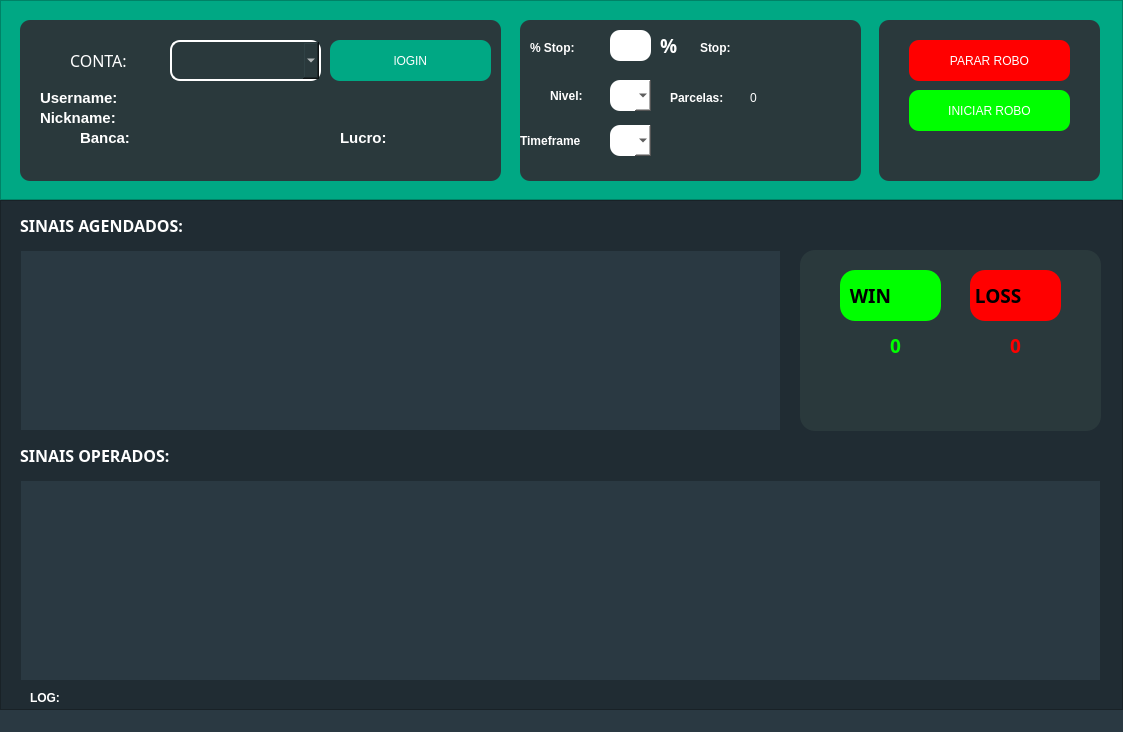
<?xml version="1.0" encoding="UTF-8"?>
<ui version="4.0">
 <class>MainWindow</class>
 <widget class="QMainWindow" name="MainWindow">
  <property name="geometry">
   <rect>
    <x>0</x>
    <y>0</y>
    <width>1123</width>
    <height>732</height>
   </rect>
  </property>
  <property name="windowTitle">
   <string>ROBO</string>
  </property>
  <property name="styleSheet">
   <string notr="true">background-color: rgb(42, 57, 66);</string>
  </property>
  <widget class="QWidget" name="centralwidget">
   <layout class="QVBoxLayout" name="verticalLayout">
    <property name="spacing">
     <number>0</number>
    </property>
    <property name="leftMargin">
     <number>0</number>
    </property>
    <property name="topMargin">
     <number>0</number>
    </property>
    <property name="rightMargin">
     <number>0</number>
    </property>
    <property name="bottomMargin">
     <number>0</number>
    </property>
    <item>
     <widget class="QFrame" name="frame">
      <property name="maximumSize">
       <size>
        <width>16777215</width>
        <height>200</height>
       </size>
      </property>
      <property name="styleSheet">
       <string notr="true">background-color: rgb(0, 168, 132);</string>
      </property>
      <property name="frameShape">
       <enum>QFrame::StyledPanel</enum>
      </property>
      <property name="frameShadow">
       <enum>QFrame::Raised</enum>
      </property>
      <widget class="QLabel" name="label_sl">
       <property name="geometry">
        <rect>
         <x>1040</x>
         <y>50</y>
         <width>41</width>
         <height>16</height>
        </rect>
       </property>
       <property name="font">
        <font>
         <pointsize>12</pointsize>
        </font>
       </property>
       <property name="text">
        <string/>
       </property>
      </widget>
      <widget class="QFrame" name="frame_3">
       <property name="geometry">
        <rect>
         <x>879</x>
         <y>20</y>
         <width>221</width>
         <height>161</height>
        </rect>
       </property>
       <property name="styleSheet">
        <string notr="true">background-color: rgb(42, 57, 60);
border-radius: 10px;</string>
       </property>
       <property name="frameShape">
        <enum>QFrame::StyledPanel</enum>
       </property>
       <property name="frameShadow">
        <enum>QFrame::Raised</enum>
       </property>
       <widget class="QPushButton" name="pushButtonExit">
        <property name="geometry">
         <rect>
          <x>30</x>
          <y>20</y>
          <width>161</width>
          <height>41</height>
         </rect>
        </property>
        <property name="styleSheet">
         <string notr="true">color: rgb(255, 255, 255);
background-color: rgb(255, 0, 0);</string>
        </property>
        <property name="text">
         <string>PARAR ROBO</string>
        </property>
       </widget>
       <widget class="QWidget" name="qtWaitingSpinner" native="true">
        <property name="geometry">
         <rect>
          <x>20</x>
          <y>70</y>
          <width>181</width>
          <height>51</height>
         </rect>
        </property>
        <widget class="QPushButton" name="pushButtonStartTrade">
         <property name="geometry">
          <rect>
           <x>10</x>
           <y>0</y>
           <width>161</width>
           <height>41</height>
          </rect>
         </property>
         <property name="styleSheet">
          <string notr="true">color: rgb(255, 255, 255);
background-color: rgb(0, 255, 0);</string>
         </property>
         <property name="text">
          <string>INICIAR ROBO</string>
         </property>
        </widget>
       </widget>
      </widget>
      <widget class="QFrame" name="frame_4">
       <property name="geometry">
        <rect>
         <x>20</x>
         <y>20</y>
         <width>481</width>
         <height>161</height>
        </rect>
       </property>
       <property name="styleSheet">
        <string notr="true">background-color: rgb(42, 57, 60);
border-radius: 10px;</string>
       </property>
       <property name="frameShape">
        <enum>QFrame::StyledPanel</enum>
       </property>
       <property name="frameShadow">
        <enum>QFrame::Raised</enum>
       </property>
       <widget class="QLabel" name="labelUsername">
        <property name="enabled">
         <bool>false</bool>
        </property>
        <property name="geometry">
         <rect>
          <x>130</x>
          <y>70</y>
          <width>251</width>
          <height>16</height>
         </rect>
        </property>
        <property name="font">
         <font>
          <pointsize>10</pointsize>
         </font>
        </property>
        <property name="styleSheet">
         <string notr="true">color: rgb(145, 145, 145);</string>
        </property>
        <property name="text">
         <string/>
        </property>
       </widget>
       <widget class="QComboBox" name="comboBoxAccountType">
        <property name="geometry">
         <rect>
          <x>150</x>
          <y>20</y>
          <width>151</width>
          <height>41</height>
         </rect>
        </property>
        <property name="maximumSize">
         <size>
          <width>16777215</width>
          <height>50</height>
         </size>
        </property>
        <property name="font">
         <font>
          <pointsize>9</pointsize>
          <weight>50</weight>
          <bold>false</bold>
         </font>
        </property>
        <property name="styleSheet">
         <string notr="true">QFrame {
	background-color: rgb(255, 255, 255);
	border-radius: 10px;
}
QComboBox {
	border: 2px solid rgb(255,255,255);
	border-radius: 10px;
	color: rgb(255, 255, 255);
}</string>
        </property>
        <property name="currentText">
         <string/>
        </property>
       </widget>
       <widget class="QLabel" name="labelStatus_2">
        <property name="geometry">
         <rect>
          <x>50</x>
          <y>20</y>
          <width>71</width>
          <height>41</height>
         </rect>
        </property>
        <property name="font">
         <font>
          <family>Cascadia Mono</family>
          <pointsize>12</pointsize>
          <weight>50</weight>
          <bold>false</bold>
         </font>
        </property>
        <property name="styleSheet">
         <string notr="true">color: rgb(255, 255, 255);</string>
        </property>
        <property name="text">
         <string>CONTA:</string>
        </property>
       </widget>
       <widget class="QLabel" name="label_5">
        <property name="geometry">
         <rect>
          <x>20</x>
          <y>90</y>
          <width>101</width>
          <height>16</height>
         </rect>
        </property>
        <property name="font">
         <font>
          <pointsize>11</pointsize>
          <weight>75</weight>
          <bold>true</bold>
         </font>
        </property>
        <property name="styleSheet">
         <string notr="true">color: rgb(255, 255, 255);</string>
        </property>
        <property name="text">
         <string>Nickname:</string>
        </property>
       </widget>
       <widget class="QLabel" name="label_6">
        <property name="geometry">
         <rect>
          <x>60</x>
          <y>110</y>
          <width>61</width>
          <height>16</height>
         </rect>
        </property>
        <property name="font">
         <font>
          <pointsize>11</pointsize>
          <weight>75</weight>
          <bold>true</bold>
         </font>
        </property>
        <property name="styleSheet">
         <string notr="true">color: rgb(255, 255, 255);</string>
        </property>
        <property name="text">
         <string>Banca:</string>
        </property>
       </widget>
       <widget class="QLabel" name="labelNickname">
        <property name="geometry">
         <rect>
          <x>130</x>
          <y>90</y>
          <width>251</width>
          <height>16</height>
         </rect>
        </property>
        <property name="font">
         <font>
          <pointsize>10</pointsize>
         </font>
        </property>
        <property name="styleSheet">
         <string notr="true">color: rgb(145, 145, 145);</string>
        </property>
        <property name="text">
         <string/>
        </property>
       </widget>
       <widget class="QLabel" name="labelProfit">
        <property name="geometry">
         <rect>
          <x>390</x>
          <y>110</y>
          <width>81</width>
          <height>16</height>
         </rect>
        </property>
        <property name="font">
         <font>
          <pointsize>10</pointsize>
         </font>
        </property>
        <property name="styleSheet">
         <string notr="true">color: rgb(145, 145, 145);</string>
        </property>
        <property name="text">
         <string/>
        </property>
       </widget>
       <widget class="QLabel" name="labelBalance">
        <property name="geometry">
         <rect>
          <x>130</x>
          <y>110</y>
          <width>181</width>
          <height>16</height>
         </rect>
        </property>
        <property name="font">
         <font>
          <pointsize>10</pointsize>
         </font>
        </property>
        <property name="styleSheet">
         <string notr="true">color: rgb(145, 145, 145);</string>
        </property>
        <property name="text">
         <string/>
        </property>
       </widget>
       <widget class="QLabel" name="label_4">
        <property name="geometry">
         <rect>
          <x>20</x>
          <y>70</y>
          <width>101</width>
          <height>16</height>
         </rect>
        </property>
        <property name="font">
         <font>
          <pointsize>11</pointsize>
          <weight>75</weight>
          <bold>true</bold>
         </font>
        </property>
        <property name="styleSheet">
         <string notr="true">color: rgb(255, 255, 255);</string>
        </property>
        <property name="text">
         <string>Username:</string>
        </property>
       </widget>
       <widget class="QLabel" name="label_11">
        <property name="geometry">
         <rect>
          <x>320</x>
          <y>110</y>
          <width>61</width>
          <height>16</height>
         </rect>
        </property>
        <property name="font">
         <font>
          <pointsize>11</pointsize>
          <weight>75</weight>
          <bold>true</bold>
         </font>
        </property>
        <property name="styleSheet">
         <string notr="true">color: rgb(255, 255, 255);</string>
        </property>
        <property name="text">
         <string>Lucro:</string>
        </property>
       </widget>
       <widget class="QPushButton" name="pushButtonOpenLogin">
        <property name="geometry">
         <rect>
          <x>310</x>
          <y>20</y>
          <width>161</width>
          <height>41</height>
         </rect>
        </property>
        <property name="styleSheet">
         <string notr="true">color: rgb(255, 255, 255);
background-color: rgb(0, 168, 132);</string>
        </property>
        <property name="text">
         <string>lOGIN</string>
        </property>
       </widget>
      </widget>
      <widget class="QFrame" name="frame_6">
       <property name="geometry">
        <rect>
         <x>520</x>
         <y>20</y>
         <width>341</width>
         <height>161</height>
        </rect>
       </property>
       <property name="styleSheet">
        <string notr="true">background-color: rgb(42, 57, 60);
border-radius: 10px;</string>
       </property>
       <property name="frameShape">
        <enum>QFrame::StyledPanel</enum>
       </property>
       <property name="frameShadow">
        <enum>QFrame::Raised</enum>
       </property>
       <widget class="QLabel" name="label_9">
        <property name="geometry">
         <rect>
          <x>30</x>
          <y>65</y>
          <width>51</width>
          <height>21</height>
         </rect>
        </property>
        <property name="font">
         <font>
          <pointsize>9</pointsize>
          <weight>75</weight>
          <bold>true</bold>
         </font>
        </property>
        <property name="styleSheet">
         <string notr="true">color: rgb(255, 255, 255);</string>
        </property>
        <property name="text">
         <string>Nivel:</string>
        </property>
       </widget>
       <widget class="QLabel" name="label_10">
        <property name="geometry">
         <rect>
          <x>150</x>
          <y>70</y>
          <width>71</width>
          <height>16</height>
         </rect>
        </property>
        <property name="font">
         <font>
          <pointsize>9</pointsize>
          <weight>75</weight>
          <bold>true</bold>
         </font>
        </property>
        <property name="styleSheet">
         <string notr="true">color: rgb(255, 255, 255);</string>
        </property>
        <property name="text">
         <string>Parcelas:</string>
        </property>
       </widget>
       <widget class="QTextEdit" name="textEditStoploss">
        <property name="geometry">
         <rect>
          <x>90</x>
          <y>10</y>
          <width>41</width>
          <height>31</height>
         </rect>
        </property>
        <property name="font">
         <font>
          <pointsize>10</pointsize>
         </font>
        </property>
        <property name="styleSheet">
         <string notr="true">background-color: rgb(255, 255, 255);
border-color: rgb(35, 35, 35);</string>
        </property>
       </widget>
       <widget class="QComboBox" name="comboBoxSorosLevel">
        <property name="geometry">
         <rect>
          <x>90</x>
          <y>60</y>
          <width>41</width>
          <height>31</height>
         </rect>
        </property>
        <property name="font">
         <font>
          <pointsize>10</pointsize>
          <weight>75</weight>
          <bold>true</bold>
         </font>
        </property>
        <property name="styleSheet">
         <string notr="true">background-color:rgb(255, 255, 255);
color: rgb(0, 0, 0);</string>
        </property>
        <property name="currentText">
         <string/>
        </property>
       </widget>
       <widget class="QLabel" name="labelTitle_6">
        <property name="geometry">
         <rect>
          <x>140</x>
          <y>10</y>
          <width>21</width>
          <height>31</height>
         </rect>
        </property>
        <property name="font">
         <font>
          <family>Cascadia Mono</family>
          <pointsize>14</pointsize>
          <weight>75</weight>
          <bold>true</bold>
         </font>
        </property>
        <property name="styleSheet">
         <string notr="true">color: rgb(255, 255, 255);</string>
        </property>
        <property name="text">
         <string>%</string>
        </property>
       </widget>
       <widget class="QLabel" name="label_stop">
        <property name="geometry">
         <rect>
          <x>230</x>
          <y>20</y>
          <width>101</width>
          <height>16</height>
         </rect>
        </property>
        <property name="font">
         <font>
          <pointsize>12</pointsize>
         </font>
        </property>
        <property name="styleSheet">
         <string notr="true">color: rgb(255, 255, 255);</string>
        </property>
        <property name="text">
         <string/>
        </property>
       </widget>
       <widget class="QLabel" name="label_7">
        <property name="geometry">
         <rect>
          <x>10</x>
          <y>20</y>
          <width>61</width>
          <height>16</height>
         </rect>
        </property>
        <property name="font">
         <font>
          <pointsize>9</pointsize>
          <weight>75</weight>
          <bold>true</bold>
         </font>
        </property>
        <property name="styleSheet">
         <string notr="true">color: rgb(255, 255, 255);</string>
        </property>
        <property name="text">
         <string>% Stop:</string>
        </property>
       </widget>
       <widget class="QLabel" name="label_12">
        <property name="geometry">
         <rect>
          <x>180</x>
          <y>20</y>
          <width>41</width>
          <height>16</height>
         </rect>
        </property>
        <property name="font">
         <font>
          <pointsize>9</pointsize>
          <weight>75</weight>
          <bold>true</bold>
         </font>
        </property>
        <property name="styleSheet">
         <string notr="true">color: rgb(255, 255, 255);</string>
        </property>
        <property name="text">
         <string>Stop:</string>
        </property>
       </widget>
       <widget class="QLabel" name="labelEntrys">
        <property name="geometry">
         <rect>
          <x>230</x>
          <y>70</y>
          <width>71</width>
          <height>16</height>
         </rect>
        </property>
        <property name="font">
         <font>
          <pointsize>9</pointsize>
         </font>
        </property>
        <property name="styleSheet">
         <string notr="true">color: rgb(255, 255, 255);</string>
        </property>
        <property name="text">
         <string>0</string>
        </property>
       </widget>
       <widget class="QComboBox" name="comboBoxTimeframe">
        <property name="geometry">
         <rect>
          <x>90</x>
          <y>105</y>
          <width>41</width>
          <height>31</height>
         </rect>
        </property>
        <property name="font">
         <font>
          <pointsize>10</pointsize>
          <weight>75</weight>
          <bold>true</bold>
         </font>
        </property>
        <property name="styleSheet">
         <string notr="true">background-color:rgb(255, 255, 255);
color: rgb(0, 0, 0);</string>
        </property>
        <property name="currentText">
         <string/>
        </property>
       </widget>
       <widget class="QLabel" name="label_13">
        <property name="geometry">
         <rect>
          <x>0</x>
          <y>110</y>
          <width>81</width>
          <height>21</height>
         </rect>
        </property>
        <property name="font">
         <font>
          <pointsize>9</pointsize>
          <weight>75</weight>
          <bold>true</bold>
         </font>
        </property>
        <property name="styleSheet">
         <string notr="true">color: rgb(255, 255, 255);</string>
        </property>
        <property name="text">
         <string>Timeframe</string>
        </property>
       </widget>
      </widget>
     </widget>
    </item>
    <item>
     <widget class="QFrame" name="frame_2">
      <property name="styleSheet">
       <string notr="true">background-color: rgba(32, 44, 51);</string>
      </property>
      <property name="frameShape">
       <enum>QFrame::StyledPanel</enum>
      </property>
      <property name="frameShadow">
       <enum>QFrame::Raised</enum>
      </property>
      <widget class="QLabel" name="labelTitle_2">
       <property name="geometry">
        <rect>
         <x>20</x>
         <y>10</y>
         <width>221</width>
         <height>31</height>
        </rect>
       </property>
       <property name="font">
        <font>
         <family>Cascadia Mono</family>
         <pointsize>12</pointsize>
         <weight>75</weight>
         <bold>true</bold>
        </font>
       </property>
       <property name="styleSheet">
        <string notr="true">color: rgb(255, 255, 255);</string>
       </property>
       <property name="text">
        <string>SINAIS AGENDADOS:</string>
       </property>
      </widget>
      <widget class="QTableWidget" name="tableWidgetBooked">
       <property name="geometry">
        <rect>
         <x>20</x>
         <y>50</y>
         <width>761</width>
         <height>181</height>
        </rect>
       </property>
       <property name="styleSheet">
        <string notr="true">background-color: rgb(42, 57, 66);</string>
       </property>
      </widget>
      <widget class="QTableWidget" name="tableWidgetOps">
       <property name="geometry">
        <rect>
         <x>20</x>
         <y>280</y>
         <width>1081</width>
         <height>201</height>
        </rect>
       </property>
       <property name="styleSheet">
        <string notr="true">background-color: rgb(42, 57, 66);
color: rgb(255, 255, 255);</string>
       </property>
      </widget>
      <widget class="QLabel" name="labelOperated">
       <property name="geometry">
        <rect>
         <x>230</x>
         <y>240</y>
         <width>61</width>
         <height>31</height>
        </rect>
       </property>
       <property name="font">
        <font>
         <family>Cascadia Mono</family>
         <pointsize>12</pointsize>
         <weight>75</weight>
         <bold>true</bold>
        </font>
       </property>
       <property name="styleSheet">
        <string notr="true">color: rgb(255, 255, 255);</string>
       </property>
       <property name="text">
        <string/>
       </property>
      </widget>
      <widget class="QLabel" name="labelTitle_3">
       <property name="geometry">
        <rect>
         <x>20</x>
         <y>240</y>
         <width>211</width>
         <height>31</height>
        </rect>
       </property>
       <property name="font">
        <font>
         <family>Cascadia Mono</family>
         <pointsize>12</pointsize>
         <weight>75</weight>
         <bold>true</bold>
        </font>
       </property>
       <property name="styleSheet">
        <string notr="true">color: rgb(255, 255, 255);</string>
       </property>
       <property name="text">
        <string>SINAIS OPERADOS:</string>
       </property>
      </widget>
      <widget class="QLabel" name="labelBooked">
       <property name="geometry">
        <rect>
         <x>260</x>
         <y>10</y>
         <width>61</width>
         <height>31</height>
        </rect>
       </property>
       <property name="font">
        <font>
         <family>Cascadia Mono</family>
         <pointsize>12</pointsize>
         <weight>75</weight>
         <bold>true</bold>
        </font>
       </property>
       <property name="styleSheet">
        <string notr="true">color: rgb(255, 255, 255);</string>
       </property>
       <property name="text">
        <string/>
       </property>
      </widget>
      <widget class="QLabel" name="label_logging">
       <property name="geometry">
        <rect>
         <x>70</x>
         <y>490</y>
         <width>851</width>
         <height>16</height>
        </rect>
       </property>
       <property name="font">
        <font>
         <weight>75</weight>
         <bold>true</bold>
        </font>
       </property>
       <property name="styleSheet">
        <string notr="true">color: rgb(255, 0, 0);</string>
       </property>
       <property name="text">
        <string/>
       </property>
      </widget>
      <widget class="QLabel" name="label_log">
       <property name="geometry">
        <rect>
         <x>30</x>
         <y>490</y>
         <width>41</width>
         <height>16</height>
        </rect>
       </property>
       <property name="font">
        <font>
         <weight>75</weight>
         <bold>true</bold>
        </font>
       </property>
       <property name="styleSheet">
        <string notr="true">color: rgb(255, 255, 255);</string>
       </property>
       <property name="text">
        <string>LOG:</string>
       </property>
      </widget>
      <widget class="QFrame" name="frame_5">
       <property name="geometry">
        <rect>
         <x>800</x>
         <y>50</y>
         <width>301</width>
         <height>181</height>
        </rect>
       </property>
       <property name="styleSheet">
        <string notr="true">background-color: rgb(42, 57, 60);
border-radius: 15px;</string>
       </property>
       <property name="frameShape">
        <enum>QFrame::StyledPanel</enum>
       </property>
       <property name="frameShadow">
        <enum>QFrame::Raised</enum>
       </property>
       <widget class="QLabel" name="labelLoses">
        <property name="geometry">
         <rect>
          <x>210</x>
          <y>80</y>
          <width>31</width>
          <height>31</height>
         </rect>
        </property>
        <property name="font">
         <font>
          <family>Cascadia Mono</family>
          <pointsize>14</pointsize>
          <weight>75</weight>
          <bold>true</bold>
         </font>
        </property>
        <property name="styleSheet">
         <string notr="true">color: rgb(255, 0, 0);</string>
        </property>
        <property name="text">
         <string>0</string>
        </property>
       </widget>
       <widget class="QLabel" name="labelWins">
        <property name="geometry">
         <rect>
          <x>90</x>
          <y>80</y>
          <width>31</width>
          <height>31</height>
         </rect>
        </property>
        <property name="font">
         <font>
          <family>Cascadia Mono</family>
          <pointsize>14</pointsize>
          <weight>75</weight>
          <bold>true</bold>
         </font>
        </property>
        <property name="styleSheet">
         <string notr="true">color: rgb(0, 255, 0);</string>
        </property>
        <property name="text">
         <string>0</string>
        </property>
       </widget>
       <widget class="QLabel" name="labelTitle_9">
        <property name="geometry">
         <rect>
          <x>170</x>
          <y>20</y>
          <width>91</width>
          <height>51</height>
         </rect>
        </property>
        <property name="font">
         <font>
          <family>Cascadia Mono</family>
          <pointsize>14</pointsize>
          <weight>75</weight>
          <bold>true</bold>
         </font>
        </property>
        <property name="styleSheet">
         <string notr="true">background-color: rgb(255, 0, 0);</string>
        </property>
        <property name="text">
         <string> LOSS</string>
        </property>
       </widget>
       <widget class="QLabel" name="labelTitle_8">
        <property name="geometry">
         <rect>
          <x>40</x>
          <y>20</y>
          <width>101</width>
          <height>51</height>
         </rect>
        </property>
        <property name="palette">
         <palette>
          <active>
           <colorrole role="Button">
            <brush brushstyle="SolidPattern">
             <color alpha="255">
              <red>0</red>
              <green>255</green>
              <blue>0</blue>
             </color>
            </brush>
           </colorrole>
           <colorrole role="Midlight">
            <brush brushstyle="SolidPattern">
             <color alpha="255">
              <red>0</red>
              <green>255</green>
              <blue>0</blue>
             </color>
            </brush>
           </colorrole>
           <colorrole role="Mid">
            <brush brushstyle="SolidPattern">
             <color alpha="255">
              <red>255</red>
              <green>0</green>
              <blue>0</blue>
             </color>
            </brush>
           </colorrole>
           <colorrole role="Base">
            <brush brushstyle="SolidPattern">
             <color alpha="255">
              <red>0</red>
              <green>255</green>
              <blue>0</blue>
             </color>
            </brush>
           </colorrole>
           <colorrole role="Window">
            <brush brushstyle="SolidPattern">
             <color alpha="255">
              <red>0</red>
              <green>255</green>
              <blue>0</blue>
             </color>
            </brush>
           </colorrole>
          </active>
          <inactive>
           <colorrole role="Button">
            <brush brushstyle="SolidPattern">
             <color alpha="255">
              <red>0</red>
              <green>255</green>
              <blue>0</blue>
             </color>
            </brush>
           </colorrole>
           <colorrole role="Midlight">
            <brush brushstyle="SolidPattern">
             <color alpha="255">
              <red>0</red>
              <green>255</green>
              <blue>0</blue>
             </color>
            </brush>
           </colorrole>
           <colorrole role="Mid">
            <brush brushstyle="SolidPattern">
             <color alpha="255">
              <red>255</red>
              <green>0</green>
              <blue>0</blue>
             </color>
            </brush>
           </colorrole>
           <colorrole role="Base">
            <brush brushstyle="SolidPattern">
             <color alpha="255">
              <red>0</red>
              <green>255</green>
              <blue>0</blue>
             </color>
            </brush>
           </colorrole>
           <colorrole role="Window">
            <brush brushstyle="SolidPattern">
             <color alpha="255">
              <red>0</red>
              <green>255</green>
              <blue>0</blue>
             </color>
            </brush>
           </colorrole>
          </inactive>
          <disabled>
           <colorrole role="Button">
            <brush brushstyle="SolidPattern">
             <color alpha="255">
              <red>0</red>
              <green>255</green>
              <blue>0</blue>
             </color>
            </brush>
           </colorrole>
           <colorrole role="Midlight">
            <brush brushstyle="SolidPattern">
             <color alpha="255">
              <red>0</red>
              <green>255</green>
              <blue>0</blue>
             </color>
            </brush>
           </colorrole>
           <colorrole role="Mid">
            <brush brushstyle="SolidPattern">
             <color alpha="255">
              <red>255</red>
              <green>0</green>
              <blue>0</blue>
             </color>
            </brush>
           </colorrole>
           <colorrole role="Base">
            <brush brushstyle="SolidPattern">
             <color alpha="255">
              <red>0</red>
              <green>255</green>
              <blue>0</blue>
             </color>
            </brush>
           </colorrole>
           <colorrole role="Window">
            <brush brushstyle="SolidPattern">
             <color alpha="255">
              <red>0</red>
              <green>255</green>
              <blue>0</blue>
             </color>
            </brush>
           </colorrole>
          </disabled>
         </palette>
        </property>
        <property name="font">
         <font>
          <family>Cascadia Mono</family>
          <pointsize>14</pointsize>
          <weight>75</weight>
          <bold>true</bold>
         </font>
        </property>
        <property name="styleSheet">
         <string notr="true">background-color: rgb(0, 255, 0);</string>
        </property>
        <property name="text">
         <string>  WIN</string>
        </property>
       </widget>
      </widget>
     </widget>
    </item>
   </layout>
  </widget>
  <widget class="QStatusBar" name="statusbar"/>
 </widget>
 <resources/>
 <connections/>
</ui>
